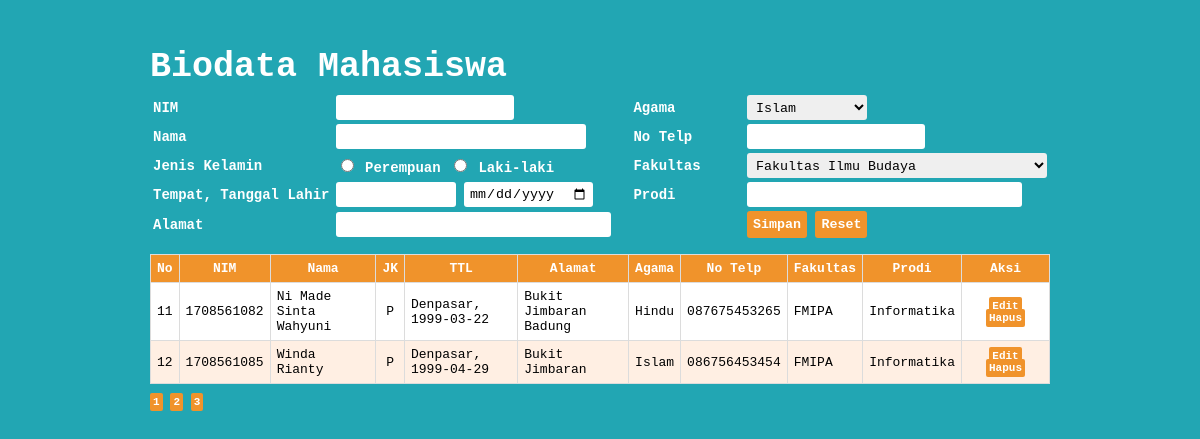
Screenshot of /?halaman=3 with the database file from the repository.
### tables this page shows
CREATE TABLE `mahasiswa` (
  `nim` varchar(10) NOT NULL,
  `nama` varchar(50) DEFAULT NULL,
  `jk` enum('P','L') DEFAULT NULL,
  `tmp_lahir` varchar(30) DEFAULT NULL,
  `tgl_lahir` date DEFAULT NULL,
  `alamat` varchar(100) DEFAULT NULL,
  `agama` enum('Islam','Protestan','Katolik','Hindu','Buddha','Kong Hu Cu') DEFAULT NULL,
  `no_telp` varchar(15) DEFAULT NULL,
  `fakultas` enum('FIB','FK','FH','FT','FP','FEB','FAPET','FMIPA','FKH','FTP','FPAR','FISIP','FKP') DEFAULT NULL,
  `prodi` varchar(50) DEFAULT NULL
);

### index.php (the view, shortened to what this page needs)
<html>
    <head>
        <link type="text/css" rel="stylesheet" href="style.css">
    </head>
    <body>
        <div class="container">
            <h2>Biodata Mahasiswa</h2>
            <form method="post" action="simpan.php">
            <table width=100% class="label">
                <tr>
                    <td width="180px">NIM</td>
                    <td width="280px"><input type="number" class="input-form" name="nim"></td>
                    <td width="10px"></td>
                    <td width="110px">Agama</td>
                    <td>
                        <select name="agama" class="input-form" style="width:120px;">
                            <option value="Islam">Islam</option>
                        </select>
                    </td>
                </tr>
                <tr>
                    <td>Nama</td>
                    <td><input type="text" class="input-form" name="nama" style="width:250px"></td>
                    <td></td>
                    <td>No Telp</td>
                    <td><input type="number" class="input-form" name="no_telp"></td>
                </tr>
                <tr>
                    <td>Jenis Kelamin</td>
                    <td>
                        <input type="radio" value="P" name="jk"> Perempuan
                        <input type="radio" value="L" name="jk"> Laki-laki
                    </td>
                    <td></td>
                    <td>Fakultas</td>
                    <td>
                        <select name="fakultas" class="input-form" style="width:300px;">
                            <option value="FIB">Fakultas Ilmu Budaya</option>
                        </select>
                    </td>
                </tr>
                <tr>
                    <td>Tempat, Tanggal Lahir</td>
                    <td>
                        <input type="text" class="input-form" name="tmp_lahir" style="width:120px">
                        <input type="date" class="input-form" name="tgl_lahir">
                    </td>
                    <td></td>
                    <td>Prodi</td>
                    <td><input type="text" class="input-form" name="prodi" style="width:275px"></td>
                </tr>
                <tr>
                    <td>Alamat</td>
                    <td><input type="text" class="input-form" name="alamat" style="width:275px"></td>
                    <td></td>
                    <td></td>
                    <td>
                        <button type="submit" class="btn-simpan">Simpan</button>
                        <button type="reset" class="btn-simpan">Reset</button>
                    </td>
                </tr>
            </table>
            </form>
            <table border="1" width="100%" class="tabel">
                <tr>
                    <th>No</th>
                    <th>NIM</th>
                    <th>Nama</th>
                    <th>JK</th>
                    <th>TTL</th>
                    <th>Alamat</th>
                    <th>Agama</th>
                    <th>No Telp</th>
                    <th>Fakultas</th>
                    <th>Prodi</th>
                    <th>Aksi</th>
                </tr>
                <?php
                    $halaman = 5;
                    $page = isset($_GET["halaman"]) ? (int)$_GET["halaman"] : 1;
                    $mulai = ($page>1) ? ($page * $halaman) - $halaman : 0;
                    include "koneksi.php";
                    $query_mysqli = mysqli_query($koneksi, "SELECT * FROM mahasiswa LIMIT $mulai, $halaman")or die(mysql_error());
                    $result = mysqli_query($koneksi, "SELECT * FROM mahasiswa");
                    $total = mysqli_num_rows($result);
                    $pages = ceil($total/$halaman);
                    $nomor = $mulai+1;
                    while($data = mysqli_fetch_array($query_mysqli)){
                ?>
                <tr>
                    <td align="center"><?php echo $nomor++; ?></td>
                    <td><?php echo $data['nim']; ?></td>
                    <td><?php echo $data['nama']; ?></td>
                    <td align="center"><?php echo $data['jk']; ?></td>
                    <td><?php echo $data['tmp_lahir'].", ".$data['tgl_lahir'];; ?></td>
                    <td><?php echo $data['alamat']; ?></td>
                    <td><?php echo $data['agama']; ?></td>
                    <td><?php echo $data['no_telp']; ?></td>
                    <td><?php echo $data['fakultas']; ?></td>
                    <td><?php echo $data['prodi']; ?></td>
                    <td width="75px" align="center">
                        <a class="edit" href="edit_form.php?id=<?php echo $data['nim']; ?>">Edit</a>
                        <a class="hapus" href="hapus.php?id=<?php echo $data['nim']; ?>" onclick="return confirm('Yakin ingin menghapus data?')">Hapus</a>
                    </td>
                </tr>
                <?php } ?>
            </table>
            <div style="margin-top:10px;">
                <?php for ($i=1; $i<=$pages ; $i++){ ?>
                <a href="?halaman=<?php echo $i; ?>"><?php echo $i; ?></a>
                <?php } ?>
            </div>
        </div>
    </body>
</html>

### style.css (style rules this page uses)
* { font-family: monospace; }
body { background-color:#22a6b3; }
.container { height: auto; padding: 10px; width: 900px; color: #fff; margin: auto; }
h2 { font-size: 35px; font-weight: bold; margin-bottom: 5px; }
.label { font-size: 14px; font-weight: bold; color: #fff; }
.input-form { height: 25px; padding: 5px; border: none; border-radius: 3px; }
.btn-simpan { padding: 6px; border: none; color: #fff; background-color: #f0932b; border-radius: 3px; font-weight: bold; }
.tabel { border-collapse: collapse; }
.tabel, .tabel th, .tabel td { border: 1px solid gainsboro; padding: 6px; }
.tabel th { background-color:#f0932b; color: #fff; }
.tabel tr:nth-child(odd) { background-color: #FFEFE3 ; }
.tabel tr:nth-child(even) { background-color: #FFF ; }
a { text-decoration: none; color: white; background-color: #f0932b; padding: 3px; border-radius: 2px; font-size: 11px; font-weight: bold; }

### rows the page displays
mahasiswa: nim "1708561082", nama "Ni Made Sinta Wahyuni", jk "P", tmp_lahir "Denpasar", tgl_lahir "1999-03-22", alamat "Bukit Jimbaran Badung", agama "Hindu", no_telp "087675453265", fakultas "FMIPA", prodi "Informatika"
mahasiswa: nim "1708561085", nama "Winda Rianty", jk "P", tmp_lahir "Denpasar", tgl_lahir "1999-04-29", alamat "Bukit Jimbaran", agama "Islam", no_telp "086756453454", fakultas "FMIPA", prodi "Informatika"
